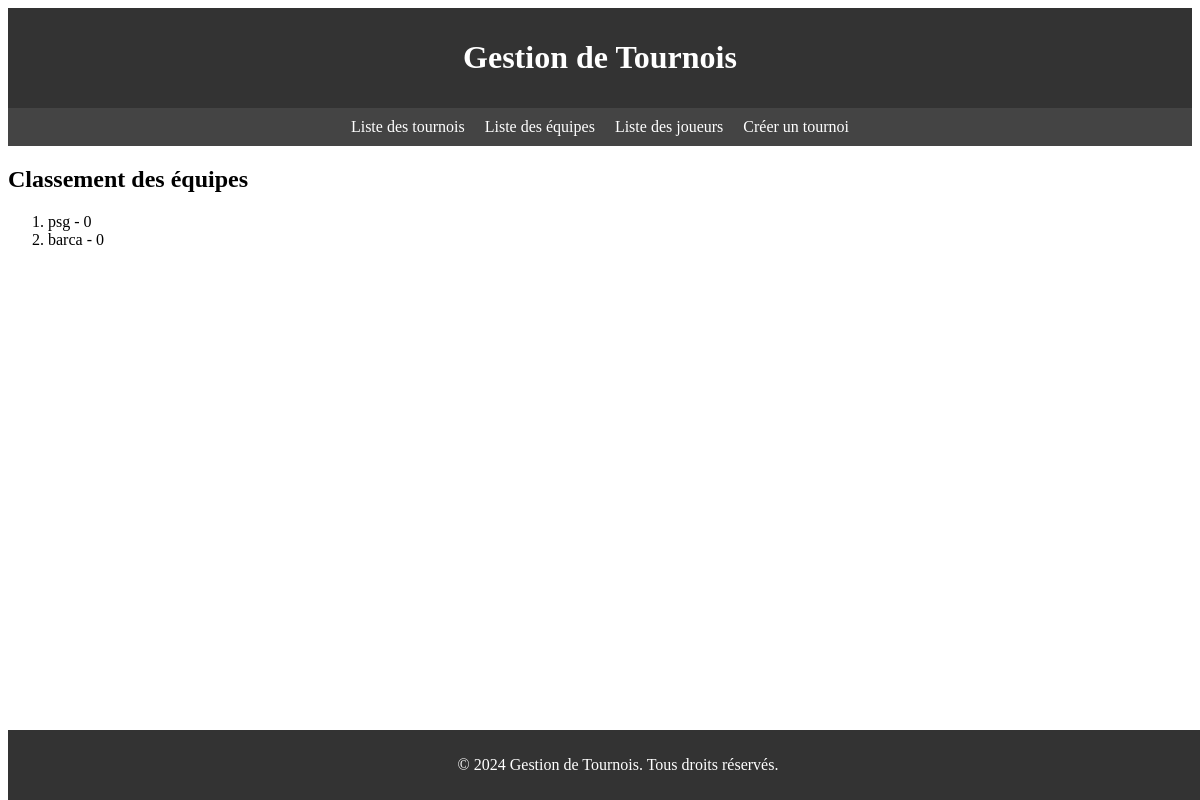
Page /managertournament/leaderboard/ on the committed database.
### managertournament/models.py (models this page shows, shortened)
class Team(models.Model):
    name = models.CharField(max_length=100)
    tournament = models.ForeignKey('Tournament', on_delete=models.CASCADE)
    score = models.IntegerField(default=0)
    class Meta:
        verbose_name_plural = "teams"
    app_label = 'managertournament'

### managertournament/views.py (the view)
# urls.py: path('leaderboard/', views.leaderboard, name='leaderboard'),
def leaderboard(request):
    teams = Team.objects.all().order_by('-score')
    return render(request, 'leaderboard.html', {'teams': teams})

### managertournament/templates/leaderboard.html
{% extends 'base.html' %} {% block content %}
<h2>Classement des équipes</h2>
<ol>
  {% for team in teams %}
  <li>{{ team.name }} - {{ team.score }}</li>
  {% endfor %}
</ol>
{% endblock %}

### rows in the picture
Team: name "psg", score "0"
Team: name "barca", score "0"
